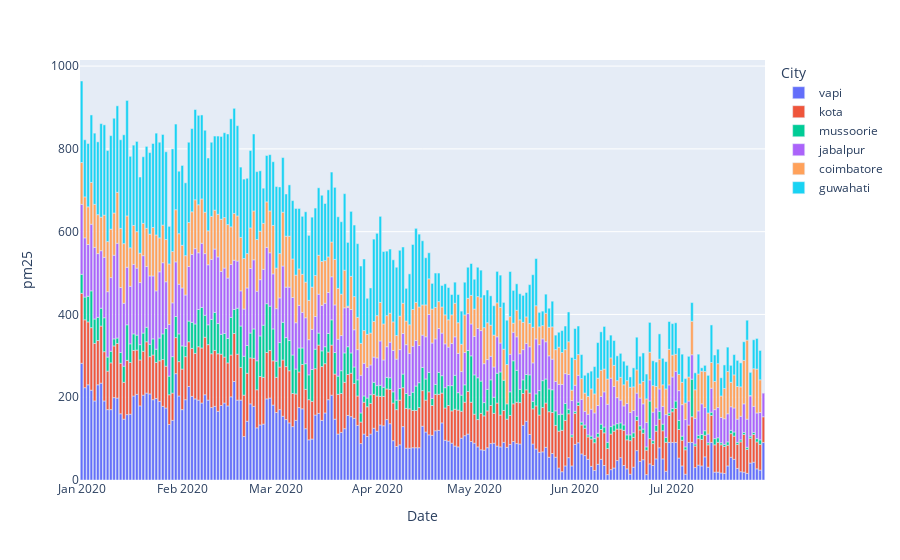

Here is the notebook cell this chart was saved with:
### Code cell
fig = px.bar(df_rural,'Date','pm25',color='City')
fig.show()
fig.write_image(f'images/rural_pm2.5_bar.png',width=1500,height=600)

### Figure 1 — Plotly figure (JSON) as saved in the notebook; plotly's stock layout.template omitted (floating-point values rounded to 4 significant figures; data arrays with more than 128 entries replaced by an {"elided": "..."} marker saying what was removed)
{"data": [{"alignmentgroup": "True", "hovertemplate": "City=vapi<br>Date=%{x}<br>pm25=%{y}<extra></extra>", "legendgroup": "vapi", "marker": {"color": "#636efa"}, "name": "vapi", "offsetgroup": "vapi", "orientation": "v", "showlegend": true, "textposition": "auto", "type": "bar", "x": {"elided": "211 str values"}, "xaxis": "x", "y": {"elided": "211 float values"}, "yaxis": "y"}, {"alignmentgroup": "True", "hovertemplate": "City=kota<br>Date=%{x}<br>pm25=%{y}<extra></extra>", "legendgroup": "kota", "marker": {"color": "#EF553B"}, "name": "kota", "offsetgroup": "kota", "orientation": "v", "showlegend": true, "textposition": "auto", "type": "bar", "x": {"elided": "211 str values"}, "xaxis": "x", "y": {"elided": "211 int values"}, "yaxis": "y"}, {"alignmentgroup": "True", "hovertemplate": "City=mussoorie<br>Date=%{x}<br>pm25=%{y}<extra></extra>", "legendgroup": "mussoorie", "marker": {"color": "#00cc96"}, "name": "mussoorie", "offsetgroup": "mussoorie", "orientation": "v", "showlegend": true, "textposition": "auto", "type": "bar", "x": {"elided": "209 str values"}, "xaxis": "x", "y": {"elided": "209 float values"}, "yaxis": "y"}, {"alignmentgroup": "True", "hovertemplate": "City=jabalpur<br>Date=%{x}<br>pm25=%{y}<extra></extra>", "legendgroup": "jabalpur", "marker": {"color": "#ab63fa"}, "name": "jabalpur", "offsetgroup": "jabalpur", "orientation": "v", "showlegend": true, "textposition": "auto", "type": "bar", "x": {"elided": "209 str values"}, "xaxis": "x", "y": {"elided": "209 float values"}, "yaxis": "y"}, {"alignmentgroup": "True", "hovertemplate": "City=coimbatore<br>Date=%{x}<br>pm25=%{y}<extra></extra>", "legendgroup": "coimbatore", "marker": {"color": "#FFA15A"}, "name": "coimbatore", "offsetgroup": "coimbatore", "orientation": "v", "showlegend": true, "textposition": "auto", "type": "bar", "x": {"elided": "210 str values"}, "xaxis": "x", "y": {"elided": "210 float values"}, "yaxis": "y"}, {"alignmentgroup": "True", "hovertemplate": "City=guwahati<br>Date=%{x}<br>pm25=%{y}<extra></extra>", "legendgroup": "guwahati", "marker": {"color": "#19d3f3"}, "name": "guwahati", "offsetgroup": "guwahati", "orientation": "v", "showlegend": true, "textposition": "auto", "type": "bar", "x": {"elided": "210 str values"}, "xaxis": "x", "y": {"elided": "210 float values"}, "yaxis": "y"}], "layout": {"autosize": true, "barmode": "relative", "legend": {"title": {"text": "City"}, "tracegroupgap": 0}, "margin": {"t": 60}, "xaxis": {"anchor": "y", "autorange": true, "domain": [0, 1], "range": ["2019-12-31 12:00", "2020-07-29 12:00"], "title": {"text": "Date"}, "type": "date"}, "yaxis": {"anchor": "x", "autorange": true, "domain": [0, 1], "range": [0, 1015.0], "title": {"text": "pm25"}, "type": "linear"}}}
